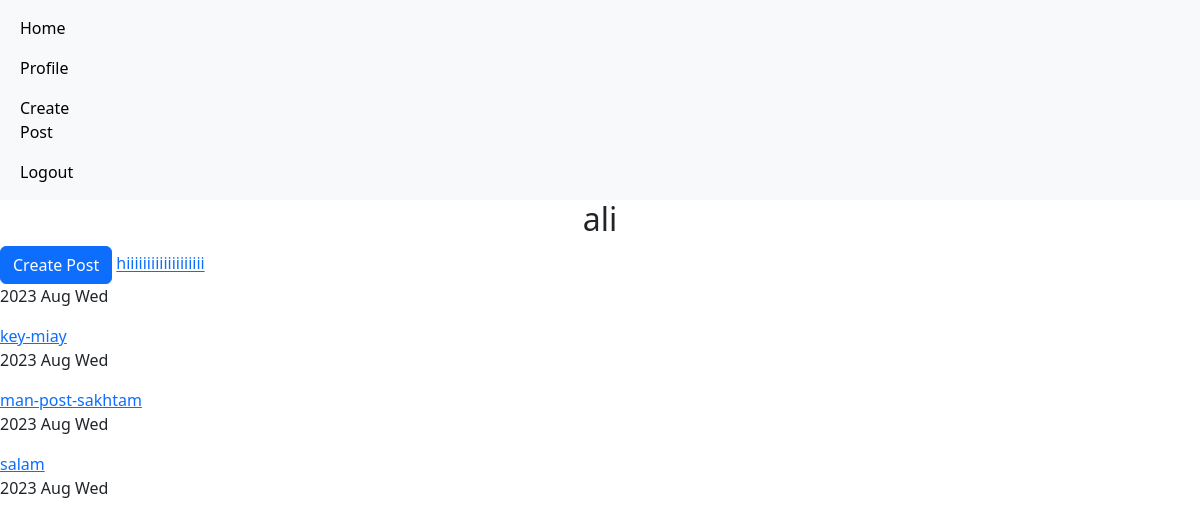
The page /accounts/profile/1 (signed in) on the database its author committed.
### home/models.py (models this page shows, shortened)
class Post(models.Model):
    user=models.ForeignKey(User, on_delete=models.CASCADE)
    body=models.TextField()
    slug=models.SlugField()
    created_at=models.DateTimeField(auto_now_add=True)
    updated_at=models.DateTimeField(auto_now=True)
    def get_absolute_url(self):
        return reverse('home:detail', args=(self.id,self.slug))

### accounts/views.py (the view)
# urls.py: path('profile/<int:user_id>',views.UserProfileView.as_view(),name='profile'),
class UserProfileView(LoginRequiredMixin,View):
    def get(self,request,user_id):
        user=User.objects.get(id=user_id)
        posts=Post.objects.filter(user=user)
        return render(request,'accounts/profile.html',{'posts':posts} )

### accounts/templates/accounts/profile.html
{% extends 'base.html' %}
{% block content %}
<h2 class="text-center">{{user.username}}</h2>
{% if request.user.id == user.id %}
    <a href="{% url 'home:create_post' %}" class="btn btn-primary">Create Post</a>
{% endif %}
{% for post in posts %}
    <a href="{{post.get_absolute_url}}">{{post.slug}}</a>
    <p>{{post.created_at|date:' Y M D'}}</p>
{% endfor %}
{% endblock %}

### rows shown on the page
Post: slug "hiiiiiiiiiiiiiiiiiii", created_at "2023 Aug Wed"
Post: slug "key-miay", created_at "2023 Aug Wed"
Post: slug "man-post-sakhtam", created_at "2023 Aug Wed"
Post: slug "salam", created_at "2023 Aug Wed"

### other values the page prints
{{ user.username }} "ali"
